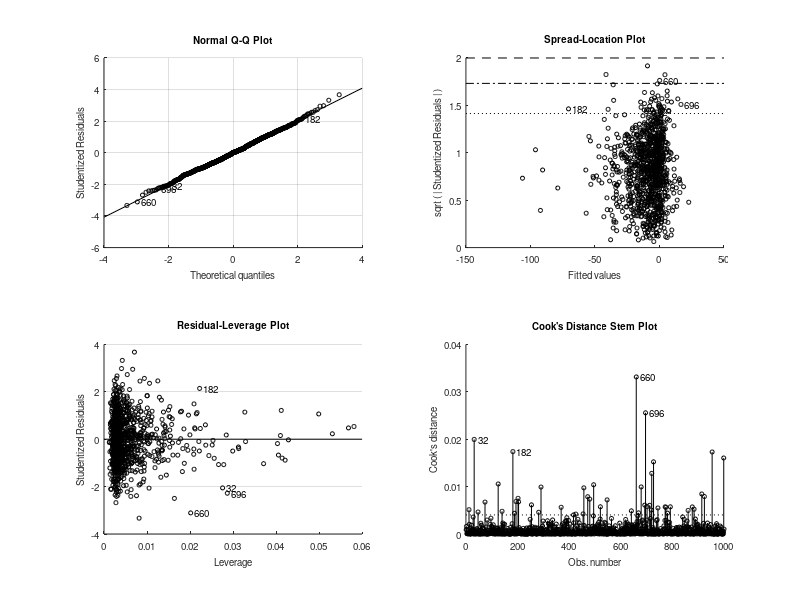

This figure's MATLAB source: (Note: this script raises an error after producing the figure.)
% Data Analysis 2020
% Chapter 6 Excerise 5
% OLS, PLS, PCR, Ridge, LASSO
% Nick Kaparinos
close all;
clc;
clear;

% R2 and adjusted R2
Rsq = @(ypred,y) 1-sum((ypred-y).^2)/sum((y-mean(y)).^2);
adjRsq = @(ypred,y,n,k) ( 1 - (n-1)/(n-1-k)*sum((ypred-y).^2)/sum((y-mean(y)).^2) );

% Generate data
n = 1000;
p = 5;
X = zeros(n,p);
%mu = [1, 5, 25, 125, 625];
mu = [1, 2, 3, 4, 5];
b = [0; 2; 0; -3; 0];

for i = 1:p
    samples = exprnd(mu(i),n,1);
    X(:,i) = samples;
end

noiseStd = 25;
e = normrnd(0,noiseStd,n,1);
y = X*b + e;

rmseArray = zeros(5,1);
R2Array = zeros(5,1);
adjR2Array = zeros(5,1);

% Ordinary least squares
olsModel = fitlm(X,y);
rmseArray(1) = olsModel.RMSE;
R2Array(1) = olsModel.Rsquared.Ordinary;
adjR2Array(1) = olsModel.Rsquared.Adjusted;
bOLS = olsModel.Coefficients.Estimate;
y_pred = [ones(length(X),1) X]*bOLS;


fet = olsModel.Residuals.Raw/olsModel.RMSE;

% Plots
plots(y, y_pred, rmseArray(1), "OLS")

% PCR
covMatrix = cov(normalize(X,'center'));
[eigenVectors,eigenValues] = eig(covMatrix);
eigenValues = diag(eigenValues);
eigenValues = eigenValues(end:-1:1);

% Scree plot
figure;
plot(1:length(eigenValues),eigenValues,"-o")
title("Scree plot")
ylabel("eigenvalues")
xlabel("Number of pca components")

% Calculate number of features
td = 90;
eigenValuesSum = sum(eigenValues);
sumEigenValues = 0;
i = 0;
while(sumEigenValues < td)
    i = i + 1;
    sumEigenValues = sumEigenValues + 100*eigenValues(i)/eigenValuesSum;
end


i = 5;
ynorm = normalize(y,'center');
xnorm = normalize(X,'center');
[PC,PCAScores,~] = pca(xnorm);
%input = [ ones(length(PCAScores),1) PCAScores(:,1:end)];
input =  PCAScores(:,1:i);
bPCR = regress(ynorm, input);
bPCR = PC(:,1:i)*bPCR;
%y_pred = input*bPCR;

d = 5;
[U,S,V] = svd(xnorm,'econ');
lambdaV = zeros(p,1);
lambdaV(1:5) = 1;
bPCR2 = V * diag(lambdaV) * inv(S) * U' * ynorm;

xMean = mean(X);
b0 = mean(y) - xMean*bPCR(:);
bPCR = [b0; bPCR];
bPCR2 = [b0; bPCR2];

residuals = ynorm - y_pred;
rmseArray(2) = sqrt( 1/(length(PCAScores)-length(bPCR)) * (sum(residuals.^2)));
R2Array(2) = Rsq(y_pred,ynorm);
adjR2Array(2) = adjRsq(y_pred,y,length(y),length(bPCR)-1);

% Plots
plots(y, y_pred, rmseArray(2), "PCR")

% PLS
nComponents = 5;
[~,~,Xscores,~,bPLS,PCTVAR] = plsregress(X,y,nComponents);
y_pred = [ones(n,1) X]*bPLS;

residuals = y - y_pred;
rmseArray(3) = sqrt( 1/(length(X)-(nComponents+1)) * (sum(residuals.^2)));
R2Array(3) = Rsq(y_pred,y);
adjR2Array(3) = adjRsq(y_pred,y,length(y),nComponents);

% PLCs components variance
figure;
plot(1:nComponents,100*PCTVAR(1,:),'-bo');
xlabel('Number of PLS components');
ylabel('Variance Explained in y');
title('PLS Components')

% Plots
plots(y, y_pred, rmseArray(3), "PLS")

% Ridge regression
bRidge = ridge(y,X,1,0);
y_pred = [ones(length(X),1) X]*bRidge;

residuals = y - y_pred;
rmseArray(4) = sqrt( 1/(length(X)-length(bRidge)) * (sum(residuals.^2)));
R2Array(4) = Rsq(y_pred,y);
adjR2Array(4) = adjRsq(y_pred,y,length(y),length(bRidge)-1);

% Plots
plots(y, y_pred, rmseArray(4), "Ridge")

% LASSO
Xnorm = normalize(X,'center');
yNorm = normalize(y,'center');
bLASSO = lasso(Xnorm,yNorm,'lambda',1);
%figure;
%lassoPlot(bLASSO,info)

xMean = mean(X);
b0 = mean(y) - xMean*bLASSO(:);
bLASSO = [b0; bLASSO];

y_pred = [ones(length(X),1) X]*bLASSO;

residuals = y - y_pred;
rmseArray(5) = sqrt( 1/(length(X)-length(bLASSO)) * (sum(residuals.^2)));
R2Array(5) = Rsq(y_pred,y);
adjR2Array(5) = adjRsq(y_pred,y,length(y),length(bLASSO)-1);

% Plots
plots(y, y_pred, rmseArray(5), "LASSO")


b = [0; b];

bAll = [b, bOLS, bPCR, bPLS, bRidge, bLASSO];
muCell = arrayfun(@num2str, mu, 'UniformOutput', 0);
rowNames = {'Intercept' muCell{:}};

table = array2table(bAll,'RowNames',rowNames,'VariableNames',{'Starting_b','OLS','PCR','PLS','Ridge','LASSO'});
disp(table);

function plots(y, y_pred, rmse, name)
% Scatterplot
figure;
scatter(y,y_pred);
a = min(min(y), min(y_pred));
b = max(max(y), max(y_pred));
hold on;
plot([a b],[a b]);
xlabel("y");
ylabel("y_pred");
title(name);

% Diagnostic Plot
figure;
residuals = y - y_pred;
ei_standard = residuals./rmse;
scatter(y,ei_standard);
hold on;
plot(xlim,[2 2]);
hold on;
plot(xlim,[0 0]);
hold on;
plot(xlim,[-2 -2]);
title(name);
xlabel("Y")
ylabel("Standard Error");
end

